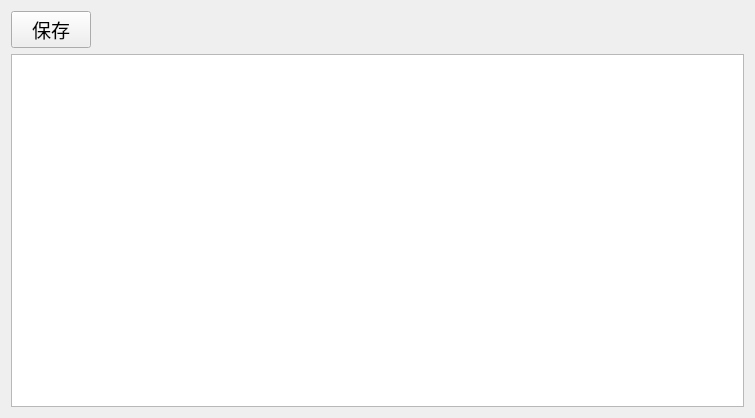
<?xml version="1.0" encoding="UTF-8"?>
<ui version="4.0">
 <class>TestDataEditor</class>
 <widget class="QWidget" name="TestDataEditor">
  <property name="enabled">
   <bool>true</bool>
  </property>
  <property name="geometry">
   <rect>
    <x>0</x>
    <y>0</y>
    <width>755</width>
    <height>418</height>
   </rect>
  </property>
  <property name="sizePolicy">
   <sizepolicy hsizetype="MinimumExpanding" vsizetype="MinimumExpanding">
    <horstretch>0</horstretch>
    <verstretch>0</verstretch>
   </sizepolicy>
  </property>
  <property name="minimumSize">
   <size>
    <width>18</width>
    <height>20</height>
   </size>
  </property>
  <property name="font">
   <font>
    <family>Times New Roman</family>
    <pointsize>14</pointsize>
   </font>
  </property>
  <property name="windowTitle">
   <string>Form</string>
  </property>
  <property name="styleSheet">
   <string notr="true"/>
  </property>
  <layout class="QVBoxLayout" name="verticalLayout">
   <item>
    <layout class="QHBoxLayout" name="horizontalLayout">
     <item>
      <widget class="QPushButton" name="saveBtn">
       <property name="text">
        <string>保存</string>
       </property>
       <property name="icon">
        <iconset resource="resource.qrc">
         <normaloff>:/img/images/save.png</normaloff>:/img/images/save.png</iconset>
       </property>
      </widget>
     </item>
     <item>
      <spacer name="horizontalSpacer">
       <property name="orientation">
        <enum>Qt::Horizontal</enum>
       </property>
       <property name="sizeHint" stdset="0">
        <size>
         <width>40</width>
         <height>20</height>
        </size>
       </property>
      </spacer>
     </item>
    </layout>
   </item>
   <item>
    <widget class="QPlainTextEdit" name="datalEdit"/>
   </item>
  </layout>
 </widget>
 <resources>
  <include location="resource.qrc"/>
 </resources>
 <connections/>
</ui>
